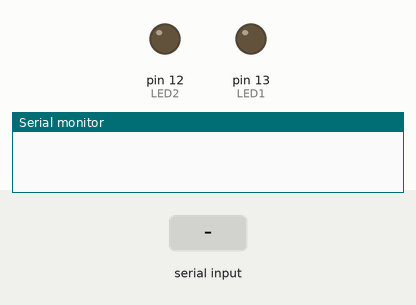
Bench run of a sketch on a simulated Arduino Uno, built with avr-gcc and run on an emulated ATmega328P. Shown: output pins drawn as LEDs (lit = HIGH), the last lines printed to the serial monitor. The test bench sets the inputs (shaded band).

Above: at 1.2 s.
1.3 s: "30,150\n" received over Serial
At 1.37 s:
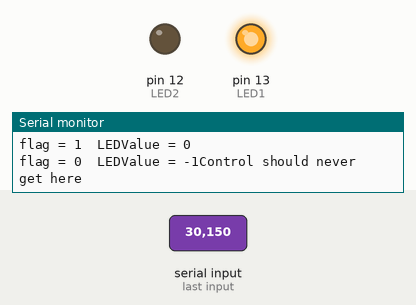
2.9 s: "2\n" received over Serial
At 4.1 s:
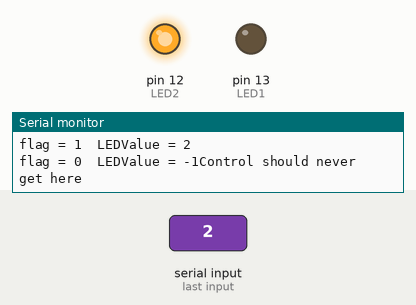
4.4 s: "90,45\n" received over Serial
At 5.6 s:
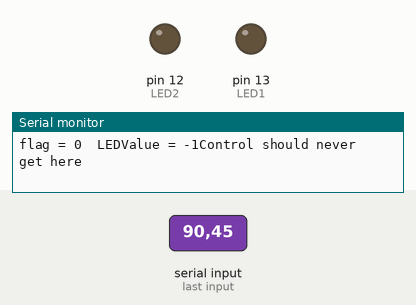
5.9 s: "1\n" received over Serial
At 6.6 s:
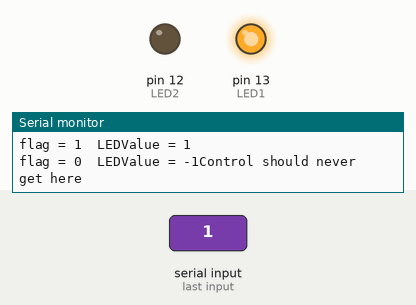
Timing chart, 0 to 8.4 s (numbered marks = the images above; inputs shaded):
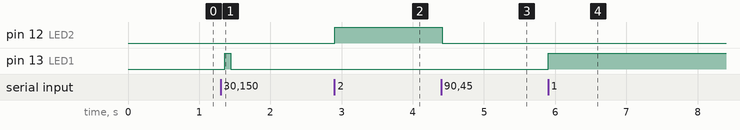

The sketch:

get_input.ino
```cpp
/*
 *
 * Write a program that calls a function named getInput()
 * to acquire a single-digit number from the user via the Serial monitor.
 * The numeric value from the user has the following interpretation:
 * 0 LED
 * 1 LED1 lit
 * 2 LED2 lit
 * 3 both LEDs lit
 *
 * Any other entry should keep the LEDS in whatever their current state is.
 * the only two values that can be returned from the function are 0 or 1.
 *
*/

#define LED1 13
#define LED2 12


void setup() {
    Serial.begin(9600);
    pinMode(LED1, OUTPUT);
    pinMode(LED2, OUTPUT);
}

int getInput(int *which) {
    char c;
    int temp = -1;
    *which = temp;
    while (true) {
        if (Serial.available() > 0) {
            c = Serial.read();
            if (isDigit(c)) {
                temp = c - '0';
                if (temp >= 0 && temp < 4) {
                    *which = temp;
                    return 1;
                }
            }
            return 0;
        }
    }
}

void LightLEDs(int combo)
{
    switch (combo)
    {
    case 0:
        digitalWrite(LED1, LOW);
        digitalWrite(LED2, LOW);
        break;
    case 1:
        digitalWrite(LED1, HIGH);
        digitalWrite(LED2, LOW);
        break;
    case 2:
        digitalWrite(LED1, LOW);
        digitalWrite(LED2, HIGH);
        break;
    case 3:
        digitalWrite(LED1, HIGH);
        digitalWrite(LED2, HIGH);
        break;
    default:
        Serial.println("Control should never get here");
        break;
    }
}

void loop()
{
    int flag;
    int LEDValue;

    Serial.println();
    flag = getInput(&LEDValue);
    Serial.print("flag = ");
    Serial.print(flag);
    Serial.print("\tLEDValue = ");
    Serial.print(LEDValue);
    LightLEDs(LEDValue);
}
```

Measured:
- after the input at 1.3 s, pin 13 (LED1): LOW → HIGH after 0.06 s, → LOW 0.08 s later
- after the input at 2.9 s, pin 12 (LED2): LOW → HIGH at once
- after the input at 4.4 s, pin 12 (LED2): HIGH → LOW at once
- after the input at 5.9 s, pin 13 (LED1): LOW → HIGH at once
